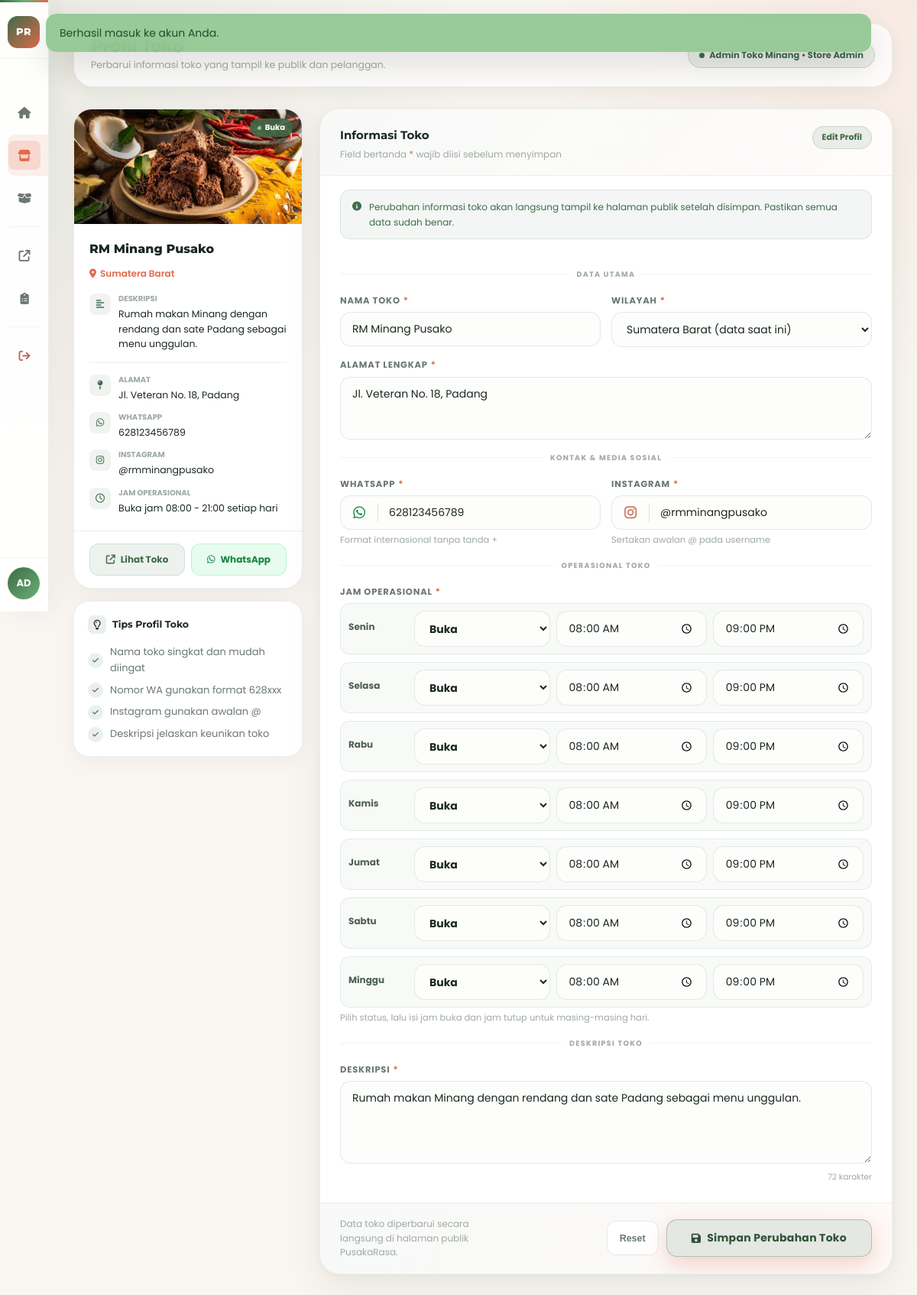
Page /store-profile.php (signed in) on the committed database.
### tables this page shows
CREATE TABLE IF NOT EXISTS users (
  id INT AUTO_INCREMENT PRIMARY KEY,
  name VARCHAR(120) NOT NULL,
  email VARCHAR(190) NOT NULL UNIQUE,
  password_hash VARCHAR(255) NOT NULL,
  profile_image VARCHAR(255) NULL,
  role ENUM('user', 'store_admin', 'super_admin') NOT NULL DEFAULT 'user',
  store_id INT NULL,
  is_active TINYINT(1) NOT NULL DEFAULT 1,
  created_at DATETIME NOT NULL,
  updated_at DATETIME NOT NULL,
  CONSTRAINT fk_users_store FOREIGN KEY (store_id) REFERENCES stores(id) ON DELETE SET NULL
);

CREATE TABLE IF NOT EXISTS stores (
  id INT AUTO_INCREMENT PRIMARY KEY,
  name VARCHAR(120) NOT NULL,
  slug VARCHAR(140) NOT NULL UNIQUE,
  region VARCHAR(120) NOT NULL,
  address TEXT NOT NULL,
  whatsapp VARCHAR(30) NOT NULL,
  instagram VARCHAR(120) NOT NULL,
  description TEXT NOT NULL,
  operating_hours VARCHAR(500) NOT NULL DEFAULT 'Setiap hari, 08.00 - 21.00 WIB',
  cover_image VARCHAR(255) NOT NULL,
  is_open TINYINT(1) NOT NULL DEFAULT 1,
  is_active TINYINT(1) NOT NULL DEFAULT 1,
  created_at DATETIME NOT NULL,
  updated_at DATETIME NOT NULL
);

### store-profile.php (the view, shortened to what the rows shown need)
<?php
require_once __DIR__ . '/includes/bootstrap.php';
require_once __DIR__ . '/includes/store-sidebar.php';
require_role(ROLE_STORE_ADMIN);
$user = current_user();
$storeId = (int) ($user['store_id'] ?? 0);
$storeStmt = db()->prepare('SELECT * FROM stores WHERE id = :id LIMIT 1');
$storeStmt->execute(['id' => $storeId]);
$store = $storeStmt->fetch();
render_layout('Profil Toko', function (?array $currentUser = null) use ($user, $store): void {
?>
  <div class="shell">
    <?php render_store_sidebar($user, $store, 'profile'); ?>
    <main class="main">
      <div class="topbar">
        <div>
          <div class="topbar-heading">Profil Toko</div>
          <div class="topbar-sub">Perbarui informasi toko yang tampil ke publik dan pelanggan.</div>
        </div>
        <div class="pill-role"><?= e($user['name']) ?> &bull; Store Admin</div>
      </div>
      <section class="store-profile-grid">
        <aside class="store-profile-aside" aria-label="Pratinjau toko">
          <article class="store-profile-preview">
            <div class="store-profile-cover">
              <img src="<?= e($store['cover_image'] !== '' ? base_path($store['cover_image']) : base_path('assets/image/PusakaRasa.webp')) ?>" alt="<?= e($store['name']) ?>" />
              <span class="store-profile-status <?= (int) ($store['is_open'] ?? 1) === 1 ? '' : 'is-closed' ?>"><?= (int) ($store['is_open'] ?? 1) === 1 ? 'Buka' : 'Tutup' ?></span>
            </div>
            <div class="store-profile-preview-body">
              <h2><?= e($store['name']) ?></h2>
              <div class="store-profile-region"><i class="fa-solid fa-location-dot" aria-hidden="true"></i><?= e($store['region']) ?></div>
              <div class="store-profile-preview-row">
                <span class="store-profile-preview-icon"><i class="fa-solid fa-align-left" aria-hidden="true"></i></span>
                <div>
                  <div class="store-profile-preview-label">Deskripsi</div>
                  <p><?= e($store['description']) ?></p>
                </div>
              </div>
              <div class="store-profile-preview-divider"></div>
              <div class="store-profile-preview-row">
                <span class="store-profile-preview-icon"><i class="fa-solid fa-map-pin" aria-hidden="true"></i></span>
                <div>
                  <div class="store-profile-preview-label">Alamat</div>
                  <p><?= e($store['address']) ?></p>
                </div>
              </div>
              <div class="store-profile-preview-row">
                <span class="store-profile-preview-icon"><i class="fa-brands fa-whatsapp" aria-hidden="true"></i></span>
                <div>
                  <div class="store-profile-preview-label">WhatsApp</div>
                  <p><?= e($store['whatsapp']) ?></p>
                </div>
              </div>
              <div class="store-profile-preview-row">
                <span class="store-profile-preview-icon"><i class="fa-brands fa-instagram" aria-hidden="true"></i></span>
                <div>
                  <div class="store-profile-preview-label">Instagram</div>
                  <p><?= e($store['instagram']) ?></p>
                </div>
              </div>
              <div class="store-profile-preview-row">
                <span class="store-profile-preview-icon"><i class="fa-regular fa-clock" aria-hidden="true"></i></span>
                <div>
                  <div class="store-profile-preview-label">Jam Operasional</div>
                  <p><?= e(operating_hours_display($store['operating_hours'] ?? '')) ?></p>
                </div>
              </div>
            </div>
          </article>
        </aside>
        <article class="form-card store-profile-form-card">
          <form method="post" class="store-profile-form">
            <div class="form-body">
              <div class="grid-2">
                <label class="field-wrap">
                  <span class="field-label">Nama Toko <span class="required-mark">*</span></span>
                  <input type="text" name="name" value="<?= e($store['name']) ?>" required />
                </label>
                <label class="field-wrap">
                  <span class="field-label">Wilayah <span class="required-mark">*</span></span>
                  <select name="region" required>
                    <?php render_province_options($store['region'] ?? ''); ?>
                  </select>
                </label>
              </div>
              <label class="field-wrap">
                <span class="field-label">Alamat Lengkap <span class="required-mark">*</span></span>
                <textarea name="address" required><?= e($store['address']) ?></textarea>
              </label>
            </div>
            <div class="form-body">
              <div class="grid-2">
                <label class="field-wrap">
                  <span class="social-input social-input--whatsapp">
                    <span class="social-input-icon"><i class="fa-brands fa-whatsapp" aria-hidden="true"></i></span>
                    <input type="text" name="whatsapp" value="<?= e($store['whatsapp']) ?>" required />
                  </span>
                </label>
                <label class="field-wrap">
                  <span class="social-input social-input--instagram">
                    <span class="social-input-icon"><i class="fa-brands fa-instagram" aria-hidden="true"></i></span>
                    <input type="text" name="instagram" value="<?= e($store['instagram']) ?>" required />
                  </span>
                </label>
              </div>
            </div>
            <div class="form-body">
              <div class="grid-2">
                <div class="field-wrap store-profile-operating-hours">
                  <?php render_operating_hours_selects($store['operating_hours'] ?? ''); ?>
                </div>
              </div>
            </div>
            <div class="form-body">
              <label class="field-wrap">
                <span class="field-label">Deskripsi <span class="required-mark">*</span></span>
                <textarea name="description" id="storeDescription" required><?= e($store['description']) ?></textarea>
                <span class="store-profile-counter"><span id="storeDescriptionCount"></span> karakter</span>
              </label>
            </div>
          </form>
        </article>
      </section>
    </main>
  </div>
<?php
}, ['hide_header' => true, 'hide_footer' => true, 'dashboard_css' => true, 'body_class' => 'dashboard-body']);

### includes/bootstrap.php (shortened to what the rows shown need)
<?php
require_once __DIR__ . '/../config/database.php';
function base_path(string $path = ''): string
{
    $root = rtrim(dirname($_SERVER['SCRIPT_NAME'] ?? ''), '/\\');
    $root = $root === '/' ? '' : $root;
    return $root . '/' . ltrim($path, '/');
}
function e(?string $value): string
{
    return htmlspecialchars((string) $value, ENT_QUOTES, 'UTF-8');
}
function current_user(): ?array
{
    static $user = false;
    if ($user !== false) {
        return $user ?: null;
    }
    $userId = $_SESSION['user_id'] ?? null;
    $stmt = db()->prepare(
        'SELECT u.*, s.name AS store_name, s.slug AS store_slug
         FROM users u
         LEFT JOIN stores s ON s.id = u.store_id
         WHERE u.id = :id LIMIT 1'
    );
    $stmt->execute(['id' => $userId]);
    $user = $stmt->fetch() ?: null;
    return $user ?: null;
}
function is_logged_in(): bool
{
    return current_user() !== null;
}
function require_login(): void
{
    if (!is_logged_in()) {
        set_flash('error', 'Silakan masuk terlebih dahulu.');
        redirect_to('login.php');
    }
}
function require_role(string ...$roles): void
{
    require_login();
}
function operating_days(): array
{
    return ['Senin', 'Selasa', 'Rabu', 'Kamis', 'Jumat', 'Sabtu', 'Minggu'];
}
function normalize_operating_time(string $value, string $default): string
{
    $value = trim(str_replace('.', ':', $value));
    if (preg_match('/^(\d{1,2}):(\d{2})$/', $value, $matches)) {
        $hour = (int) $matches[1];
        $minute = (int) $matches[2];
        if ($hour >= 0 && $hour <= 23 && $minute >= 0 && $minute <= 59) {
            return sprintf('%02d:%02d', $hour, $minute);
        }
    }
    return $default;
}
function normalize_operating_slot(string $value): string
{
    $value = trim(str_replace('.', ':', $value));
    if (preg_match('/^(\d{1,2}:\d{2})\s*-\s*(\d{1,2}:\d{2})$/', $value, $matches)) {
        $open = normalize_operating_time($matches[1], '');
        $close = normalize_operating_time($matches[2], '');
        if ($open !== '' && $close !== '') {
            return $open . ' - ' . $close;
        }
    }
    return '08:00 - 21:00';
}
function operating_slot_parts(string $slot): array
{
    $slot = normalize_operating_slot($slot);
    if (preg_match('/^(\d{2}:\d{2})\s*-\s*(\d{2}:\d{2})$/', $slot, $matches)) {
        return ['status' => 'Buka', 'open' => $matches[1], 'close' => $matches[2]];
    }
    return ['status' => 'Buka', 'open' => '08:00', 'close' => '21:00'];
}
function default_operating_schedule(string $slot = '08:00 - 21:00'): array
{
    return array_fill_keys(operating_days(), $slot);
}
function parse_operating_schedule(?string $value): array
{
    $value = trim((string) $value);
    if ($value !== '') {
        $decoded = json_decode($value, true);
        if (preg_match('/(\d{1,2}[.:]\d{2})\s*-\s*(\d{1,2}[.:]\d{2})/', $value, $matches)) {
            $slot = normalize_operating_slot($matches[1] . ' - ' . $matches[2]);
            return default_operating_schedule($slot);
        }
    }
    return default_operating_schedule();
}
function operating_hours_display(?string $value): string
{
    $schedule = parse_operating_schedule($value);
    $uniqueSlots = array_values(array_unique($schedule));
    if (count($uniqueSlots) === 1) {
        $slot = $uniqueSlots[0];
        return match ($slot) {
            'Tutup' => 'Tutup setiap hari',
            '24 Jam' => 'Buka 24 jam setiap hari',
            default => 'Buka jam ' . $slot . ' setiap hari',
        };
    }
    $dayIndex = ((int) date('N')) - 1;
    $today = operating_days()[$dayIndex] ?? 'Senin';
    $slot = $schedule[$today] ?? '08:00 - 21:00';
    return match ($slot) {
        'Tutup' => 'Tutup hari ini',
        '24 Jam' => 'Buka 24 jam hari ini',
        default => 'Buka jam ' . $slot . ' hari ini',
    };
}
function render_operating_hours_selects(?string $currentValue, string $fieldName = 'operating_hours'): void
{
    $schedule = parse_operating_schedule($currentValue);
    ?>
    <div class="operating-hours-grid">
      <?php foreach (operating_days() as $day): ?>
        <?php $parts = operating_slot_parts($schedule[$day] ?? '08:00 - 21:00'); ?>
        <?php $isClosed = $parts['status'] === 'Tutup'; ?>
        <div class="operating-hours-row">
          <span class="operating-hours-day"><?= e($day) ?></span>
          <div class="operating-hours-controls">
            <select class="operating-hours-select operating-hours-status" name="<?= e($fieldName) ?>[<?= e($day) ?>][status]" aria-label="Status <?= e($day) ?>" required>
              <?php foreach (['Buka', 'Tutup', '24 Jam'] as $status): ?>
                <option value="<?= e($status) ?>" <?= $parts['status'] === $status ? 'selected' : '' ?>><?= e($status) ?></option>
              <?php endforeach; ?>
            </select>
            <input class="operating-hours-input" type="time" name="<?= e($fieldName) ?>[<?= e($day) ?>][open]" value="<?= e($parts['open']) ?>" aria-label="Jam buka <?= e($day) ?>" <?= $isClosed ? 'disabled' : 'required' ?> />
            <input class="operating-hours-input" type="time" name="<?= e($fieldName) ?>[<?= e($day) ?>][close]" value="<?= e($parts['close']) ?>" aria-label="Jam tutup <?= e($day) ?>" <?= $isClosed ? 'disabled' : 'required' ?> />
          </div>
        </div>
      <?php endforeach; ?>
    </div>
    <?php
}
function indonesia_provinces(): array
{
    $names = [];
    try {
        $stmt = db()->query('SELECT name FROM provinces ORDER BY name ASC');
        $names = array_map(
            static fn($row) => trim((string) ($row['name'] ?? '')),
            $stmt->fetchAll()
        );
    } catch (Throwable $exception) {
        $names = [];
    }
    $names = array_values(array_unique(array_filter($names)));
    sort($names, SORT_NATURAL | SORT_FLAG_CASE);
    $provinces = $names;
    return $provinces;
}
function render_province_options(?string $selected = null): void
{
    $selected = trim((string) $selected);
    $provinces = indonesia_provinces();
    $hasSelected = $selected !== '' && in_array($selected, $provinces, true);
    if ($selected !== '' && !$hasSelected) {
        echo '<option value="' . e($selected) . '" selected>' . e($selected) . ' (data saat ini)</option>';
    }
}
    ?>
<?php
function render_layout(string $title, callable $content, array $options = []): void
{
    $user = current_user();
    $pageClass = $options['body_class'] ?? '';
    $includeAppCss = $options['app_css'] ?? true;
    $includeDashboardCss = $options['dashboard_css'] ?? false;
?>
    <!DOCTYPE html>
    <html lang="id">
    <head>
        <link rel="stylesheet" href="https://cdnjs.cloudflare.com/ajax/libs/font-awesome/6.5.0/css/all.min.css" />
        <link rel="stylesheet" href="<?= e(base_path('assets/css/variables.css')) ?>" />
        <link rel="stylesheet" href="<?= e(base_path('assets/css/base.css')) ?>" />
        <link rel="stylesheet" href="<?= e(base_path('assets/css/component.css')) ?>" />
        <?php if ($includeAppCss): ?>
            <link rel="stylesheet" href="<?= e(base_path('assets/css/style.css')) ?>" />
            <link rel="stylesheet" href="<?= e(base_path('assets/css/app/core-ui.css')) ?>" />
            <link rel="stylesheet" href="<?= e(base_path('assets/css/app/discovery-catalog.css')) ?>" />
            <link rel="stylesheet" href="<?= e(base_path('assets/css/app/detail-favorites.css')) ?>" />
            <link rel="stylesheet" href="<?= e(base_path('assets/css/app/product-detail.css')) ?>" />
            <link rel="stylesheet" href="<?= e(base_path('assets/css/app/auth.css')) ?>" />
            <link rel="stylesheet" href="<?= e(base_path('assets/css/app/profile-table.css')) ?>" />
            <link rel="stylesheet" href="<?= e(base_path('assets/css/app/responsive.css')) ?>" />
        <?php endif; ?>
        <?php if ($includeDashboardCss): ?>
            <link rel="stylesheet" href="<?= e(base_path('assets/css/dashboard.css')) ?>" />
        <?php endif; ?>
    </head>
    <body class="<?= e($pageClass) ?>">
        <main>
            <?php $content($user); ?>
        </main>
    </body>
    </html>
<?php
}

### includes/store-sidebar.php (shortened to what the rows shown need)
<?php
function render_store_sidebar(?array $user, array $store, string $activePage): void
{
    $userName = (string) ($user['name'] ?? 'Store Admin');
    ?>
    <aside class="sidebar admin-sidebar store-admin-sidebar">
      <div class="sidebar-footer">
        <div class="sidebar-user">
          <div class="sidebar-avatar"><?= e(strtoupper(substr($userName, 0, 2))) ?></div>
        </div>
      </div>
    </aside>
    <?php
}

### rows in the picture
users: name "AD", name "Admin Toko Minang"
stores: cover_image (picture), name "RM Minang Pusako", region "Sumatera Barat", description "Rumah makan Minang dengan rendang dan sate Padang sebagai menu unggulan.", address "Jl. Veteran No. 18, Padang", whatsapp "628123456789", instagram "@rmminangpusako", operating_hours "Buka jam 08:00 - 21:00 setiap hari", region "Sumatera Barat (data saat ini)", operating_hours "Buka", operating_hours "08:00", operating_hours "21:00"

### other values in the picture
$flash['message'] "Berhasil masuk ke akun Anda."
$day "Senin"
$day "Selasa"
$day "Rabu"
$day "Kamis"
$day "Jumat"
$day "Sabtu"
$day "Minggu"
